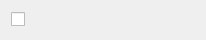
<?xml version="1.0" encoding="UTF-8"?>
<ui version="4.0">
 <class>PropertyCheckBox</class>
 <widget class="QWidget" name="PropertyCheckBox">
  <property name="geometry">
   <rect>
    <x>0</x>
    <y>0</y>
    <width>206</width>
    <height>40</height>
   </rect>
  </property>
  <property name="windowTitle">
   <string>PropertyCheckBox</string>
  </property>
  <layout class="QVBoxLayout" name="verticalLayout">
   <item>
    <widget class="QCheckBox" name="checkBox">
     <property name="text">
      <string/>
     </property>
    </widget>
   </item>
  </layout>
 </widget>
 <resources/>
 <connections>
  <connection>
   <sender>checkBox</sender>
   <signal>checkStateChanged(Qt::CheckState)</signal>
   <receiver>PropertyCheckBox</receiver>
   <slot>check_state_changed(Qt::CheckState)</slot>
   <hints>
    <hint type="sourcelabel">
     <x>102</x>
     <y>19</y>
    </hint>
    <hint type="destinationlabel">
     <x>102</x>
     <y>19</y>
    </hint>
   </hints>
  </connection>
 </connections>
 <slots>
  <slot>check_state_changed(Qt::CheckState)</slot>
 </slots>
</ui>
